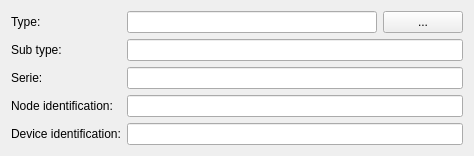
<?xml version="1.0" encoding="UTF-8"?>
<ui version="4.0">
 <class>mdtTtTestNodeEditor</class>
 <widget class="QWidget" name="mdtTtTestNodeEditor">
  <property name="geometry">
   <rect>
    <x>0</x>
    <y>0</y>
    <width>434</width>
    <height>125</height>
   </rect>
  </property>
  <property name="windowTitle">
   <string>Form</string>
  </property>
  <layout class="QHBoxLayout" name="horizontalLayout_2">
   <item>
    <layout class="QFormLayout" name="formLayout">
     <item row="0" column="0">
      <widget class="QLabel" name="lbType">
       <property name="text">
        <string>Type:</string>
       </property>
      </widget>
     </item>
     <item row="0" column="1">
      <layout class="QHBoxLayout" name="horizontalLayout">
       <item>
        <widget class="QLineEdit" name="leType">
         <property name="minimumSize">
          <size>
           <width>250</width>
           <height>0</height>
          </size>
         </property>
         <property name="readOnly">
          <bool>true</bool>
         </property>
        </widget>
       </item>
       <item>
        <widget class="QPushButton" name="pbSetVehicleType">
         <property name="text">
          <string>...</string>
         </property>
        </widget>
       </item>
      </layout>
     </item>
     <item row="1" column="0">
      <widget class="QLabel" name="lbSubType">
       <property name="text">
        <string>Sub type:</string>
       </property>
      </widget>
     </item>
     <item row="1" column="1">
      <widget class="QLineEdit" name="leSubType">
       <property name="readOnly">
        <bool>true</bool>
       </property>
      </widget>
     </item>
     <item row="2" column="0">
      <widget class="QLabel" name="leSeriesNumber_2">
       <property name="text">
        <string>Serie:</string>
       </property>
      </widget>
     </item>
     <item row="2" column="1">
      <widget class="QLineEdit" name="leSeriesNumber">
       <property name="readOnly">
        <bool>true</bool>
       </property>
      </widget>
     </item>
     <item row="3" column="0">
      <widget class="QLabel" name="lb_nodeIdentification">
       <property name="text">
        <string>Node identification:</string>
       </property>
      </widget>
     </item>
     <item row="3" column="1">
      <widget class="QLineEdit" name="fld_NodeIdentification"/>
     </item>
     <item row="4" column="1">
      <widget class="QLineEdit" name="fld_DeviceIdentification"/>
     </item>
     <item row="4" column="0">
      <widget class="QLabel" name="lbDeviceIdentification">
       <property name="text">
        <string>Device identification:</string>
       </property>
      </widget>
     </item>
    </layout>
   </item>
   <item>
    <spacer name="horizontalSpacer">
     <property name="orientation">
      <enum>Qt::Horizontal</enum>
     </property>
     <property name="sizeType">
      <enum>QSizePolicy::Expanding</enum>
     </property>
     <property name="sizeHint" stdset="0">
      <size>
       <width>45</width>
       <height>20</height>
      </size>
     </property>
    </spacer>
   </item>
  </layout>
 </widget>
 <resources/>
 <connections/>
</ui>
